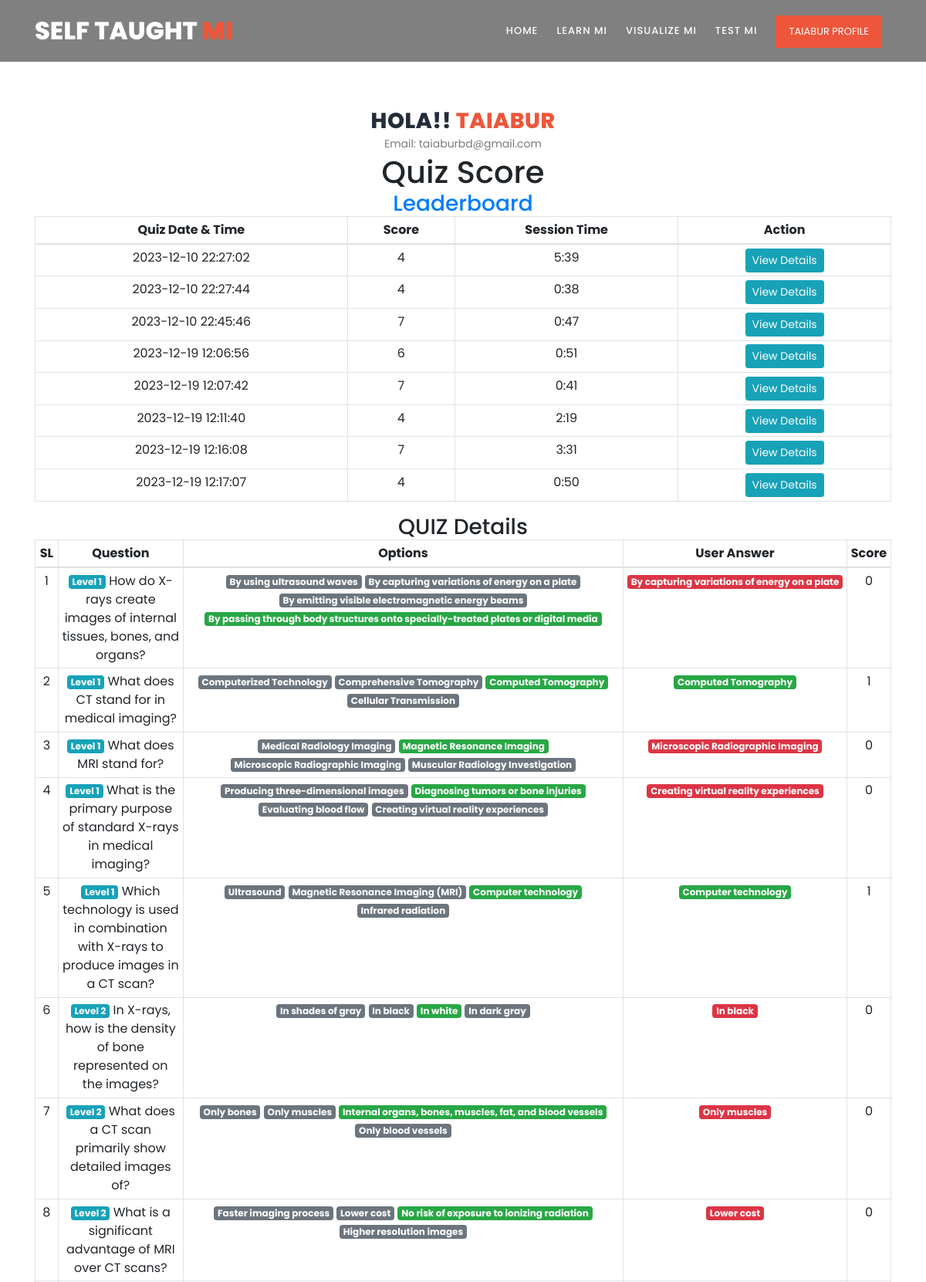
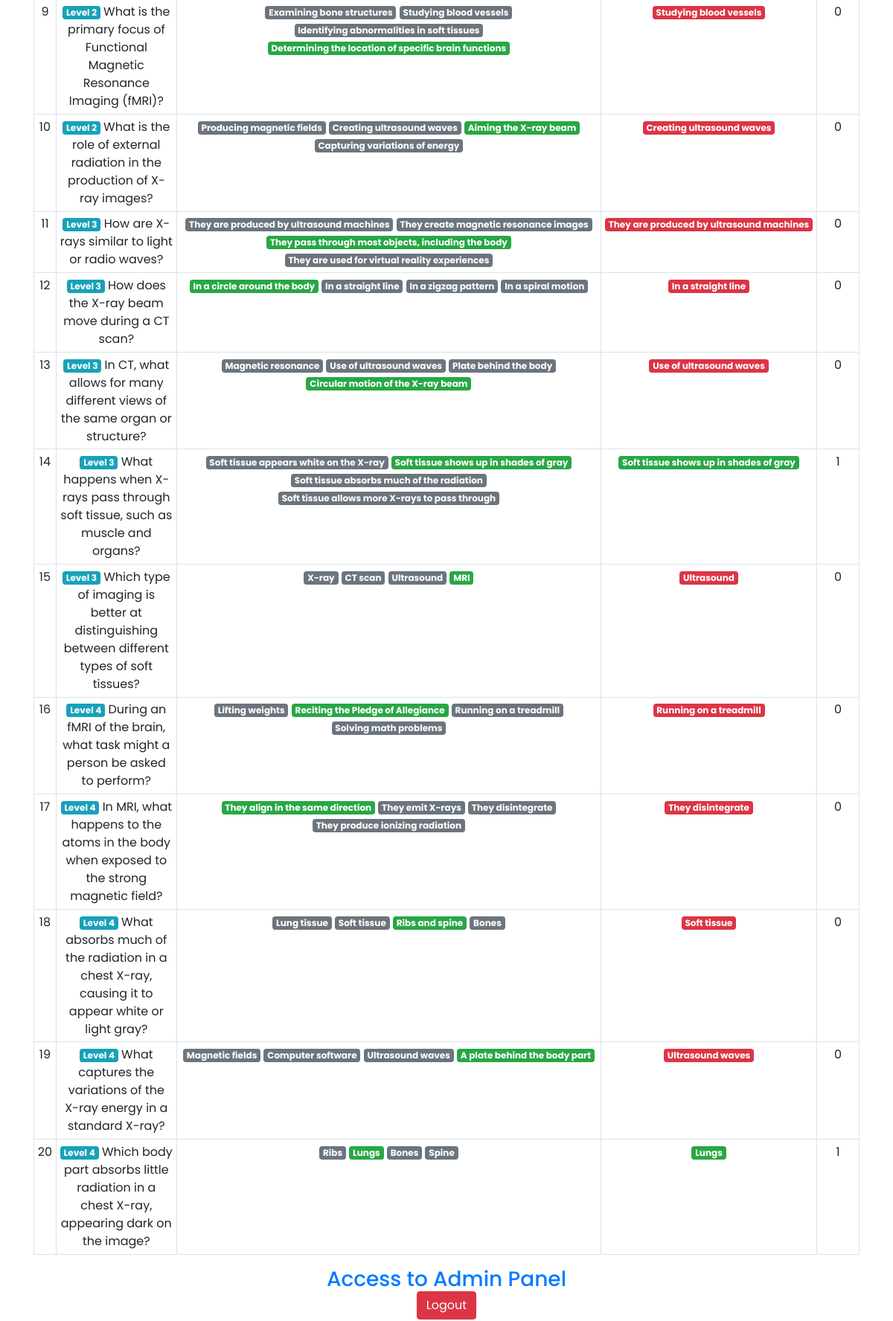
The page /profile?quiz_id=E54k3kWEMY_g7Zaq (signed in, upper part) on the database its author committed (2 pictures, top to bottom).
### tables this page shows
CREATE TABLE users (
    id INTEGER PRIMARY KEY,
    fullname TEXT NULL,
    username TEXT UNIQUE NOT NULL,
    password TEXT NOT NULL,
    isadmin INTEGER DEFAULT 0,
    created TIMESTAMP NOT NULL DEFAULT 
    CURRENT_TIMESTAMP
);

CREATE TABLE quiz_list (
    id INTEGER PRIMARY KEY,
    quiz_id VARCHAR(255),
    user_id INTEGER,
    total_mark INTEGER,
    category VARCHAR(255),
    created_date TIMESTAMP DEFAULT CURRENT_TIMESTAMP
);

CREATE TABLE user_answers (
    id INTEGER PRIMARY KEY,
    user_id INTEGER,
    question_id INTEGER,
    user_answer VARCHAR(255),
    quiz_id VARCHAR(255),
    mark_count INTEGER
);

CREATE TABLE questions (
    id INTEGER PRIMARY KEY,
    question TEXT NOT NULL,
    option1 VARCHAR(255) NULL,
    option2 VARCHAR(255) NULL,
    option3 VARCHAR(255) NULL,
    option4 VARCHAR(255) NULL,
    answer VARCHAR(255) NULL,
    level VARCHAR(255) NULL,
    category VARCHAR(255) NULL,
    created_by VARCHAR(255) NULL,
    created_at TIMESTAMP DEFAULT CURRENT_TIMESTAMP
, image_path VARCHAR(255));

### views.py (the view)
@app.route('/profile')
def profile():
    if 'user_id' in session:
        conn = get_db_connection()
        user_id=session['user_id']
        user = conn.execute("SELECT * FROM users WHERE id = ?", (user_id,)).fetchall()
        score_list=conn.execute('SELECT * FROM quiz_list WHERE user_id = ?', (user_id,))
        score_list = score_list.fetchall()
        quiz_id = request.args.get('quiz_id')
        quiz_cat = request.args.get('quiz_cat')
        quiz_details=''
        if quiz_id:
            quiz_details = conn.execute(
                'SELECT * FROM user_answers '
                'JOIN questions ON questions.id = user_answers.question_id '
                'WHERE quiz_id = ? AND user_id = ? '
                'ORDER BY questions.level',
                (quiz_id, session['user_id'])
            ).fetchall()
        conn.close()
        return render_template('profile.html',user=user,score_list=score_list,quiz_details=quiz_details,quiz_cat=quiz_cat)
    else:
        return redirect(url_for('login'))

### admin.py (called while the page is built)
@app.before_request
def check_admin_access():
    if request.endpoint and request.endpoint.startswith('admin'):
        if not is_admin():
            return redirect(url_for('hello'))

### views.py (called while the page is built)
def get_db_connection():
    conn = sqlite3.connect('database.db')
    conn.row_factory = sqlite3.Row
    return conn

### templates/profile.html
{% extends "base.html" %}
{% block content %}
<section class="section" id="features">
  <div class="container">
      <div class="row">
        <div class="col-lg-12">
          <div class="section-heading">
              <h2>Hola!! <em>{% print(session['user_fullname']) %}</em></h2>
              <p>Email: {% print(session['user_name']) %}</p>
              <h1>Quiz Score</h1>
              <h3><a href="{{url_for('leaderboard')}}">Leaderboard</a></h3>
    <table class="table table-stripe table-sm table-bordered">
        <thead>
            <tr>
                <th>Quiz Date & Time</th>
                <th>Score</th>
                <th>Session Time</th>
                <th>Action</th>
            </tr>
        </thead>
        <tbody>
            {% for row in score_list %}
                <tr>
                    <td>{{ row[5] }}</td>
                    <td>{{ row[3] }}</td>
                    <td>{{ row[4] }}</td>
                    <td><a href="{{url_for('profile',quiz_id=row[1])}}" class="btn btn-info btn-sm">View Details</a></td>
                </tr>
            {% endfor %}
        </tbody>
    </table>
    {% if quiz_details:%}
    <div class="trainer-item">
      <div class="">
    <h3>QUIZ Details</h3>
    <table class="table table-stripe table-sm table-sm table-bordered">
      <thead>
        <tr>
          <th>SL</th>
          <th>Question</th>
          <th>Options</th>
          <th>User Answer</th>
          <th>Score</th>
        </tr>
      </thead>
      <tbody>
        {% set options = ['option1', 'option2', 'option3', 'option4']        %}
        {% for qa in quiz_details %}
        <tr>
          <td>{{loop.index}}</td>
          <td> <span class="badge badge-info">{{qa.level}}</span>
          {{qa.question}}</td>
          <td>
            {% if qa.option1 == qa.answer %}
              <span class="badge badge-success"> {{qa.option1}}</span>
            {% else %}
              <span class="badge badge-secondary"> {{qa.option1}}</span>
            {% endif %}
            {% if qa.option2 == qa.answer %}
              <span class="badge badge-success"> {{qa.option2}}</span>
            {% else %}
              <span class="badge badge-secondary"> {{qa.option2}}</span>
            {% endif %}
            {% if qa.option3 == qa.answer %}
              <span class="badge badge-success"> {{qa.option3}}</span>
            {% else %}
              <span class="badge badge-secondary"> {{qa.option3}}</span>
            {% endif %}
            {% if qa.option4 == qa.answer %}
              <span class="badge badge-success"> {{qa.option4}}</span>
            {% else %}
              <span class="badge badge-secondary"> {{qa.option4}}</span>
            {% endif %}
          </td>
          <td>
            {% if qa.user_answer == qa.answer %}
              <span class="badge badge-success"> {{qa.user_answer}}</span><br/>
            {% else %}
              <span class="badge badge-danger"> {{qa.user_answer}}</span><br/>
            {% endif %}
          </td>
          <td>{{qa.mark_count}}</td>
        </tr>
        {% endfor %}
      </tbody>
    </table>
  </div>
</div>
    {% endif %}
              <h3>{% if session['user_type'] == 1 %}
                <a href="/admin">Access to Admin Panel</a>
                {% else %}
                    User
                {% endif %}
              </h3>
              <a href="/logout"><button class="btn btn-danger">
             Logout
            </button></a>
          </div>
      </div>
    </div>
</section>
{% endblock %}

### templates/base.html (shortened to what this page needs)
<!DOCTYPE html>
<html lang="en">
  <head>
    <link rel="stylesheet" type="text/css" href="{{ url_for('static',filename='assets/css/bootstrap.min.css') }}">
    <link rel="stylesheet" type="text/css" href="{{ url_for('static',filename='assets/css/font-awesome.css') }}">
    <link rel="stylesheet" href="{{ url_for('static',filename='assets/css/templatemo-training-studio.css') }}">
    </head>
    <body>
        <header class="header-area header-sticky" style="{% if request.path != '/' %}background:gray{% endif %}">
            <div class="container">
                <div class="row">
                    <div class="col-12">
                        <nav class="main-nav">
                            <a href="/" class="logo">Self Taught<em> Mi</em></a>
                            <ul class="nav">
                                <li class="scroll-to-section "><a href="/" class="{% if request.path == '/' %}active{% endif %}">Home</a></li>
                                <li class="scroll-to-section "><a href="/tutorial" class="{% if request.path == '/tutorial' %}active{% endif %}">Learn mi</a></li>
                                <li class="scroll-to-section "><a href="/visualize-mi" class="{% if request.path == '/visualize-mi' %}active{% endif %}">Visualize Mi</a></li>
                                <li class="scroll-to-section "><a href="/test_mi" class="{% if request.path == '/test_mi' %}active{% endif %}">Test mi</a></li>
                                {% if 'user_id' in session %}
                                    <li class="main-button ">
                                        <a href="/profile" >{{ session['user_fullname'] }} Profile</a>
                                    </li>
                                {% else %}
                                    <li class="main-button"><a href="/register#signup">Sign Up</a></li>
                                {% endif %}
                            </ul>
                        </nav>
                    </div>
                </div>
            </div>
        </header>
        {% block content %} {% endblock %}
  </body>
</html>

### static/assets/css/templatemo-training-studio.css (style rules this page uses)
html, body, div, span, applet, object, iframe, h1, h2, h3, h4, h5, h6, p, blockquote, div pre, a, abbr, acronym, address, big, cite, code, del, dfn, em, font, img, ins, kbd, q, s, samp, small, strike, strong, sub, sup, tt, var, b, u, i, center, dl, dt, dd, ol, ul, li, figure, header, nav, section, article, aside, footer, figcaption { margin: 0; padding: 0; border: 0; outline: 0; }
ul, li { padding: 0; margin: 0; list-style: none; }
header, nav, section, article, aside, footer, hgroup { display: block; }
* { box-sizing: border-box; }
html, body { font-family: 'Poppins', sans-serif; font-weight: 400; background-color: #fff; font-size: 16px; -ms-text-size-adjust: 100%; -webkit-font-smoothing: antialiased; -moz-osx-font-smoothing: grayscale; }
a { text-decoration: none !important; }
h1, h2, h3, h4, h5, h6 { margin-top: 0px; margin-bottom: 0px; }
ul { margin-bottom: 0px; }
p { font-size: 14px; line-height: 25px; color: #7a7a7a; }
html, body { background: #fff; font-family: 'Poppins', sans-serif; }
.section-heading { text-align: center; margin-top: 140px; margin-bottom: 80px; }
.section-heading h2 { font-size: 28px; font-weight: 800; color: #232d39; text-transform: uppercase; letter-spacing: 0.5px; margin-top: 0px; margin-bottom: 0px; }
.section-heading h2 em { font-style: normal; color: #ed563b; }
.main-button a { display: inline-block; font-size: 15px; padding: 12px 20px; background-color: #ed563b; color: #fff; text-align: center; font-weight: 400; text-transform: uppercase; transition: all .3s; }
.header-area { position: absolute; top: 0px; left: 0px; right: 0px; z-index: 100; height: 80px; background: rgba(250,250,250,0.1); -webkit-transition: all .5s ease 0s; -moz-transition: all .5s ease 0s; -o-transition: all .5s ease 0s; transition: all .5s ease 0s; }
.header-area .main-nav { min-height: 80px; background: transparent; }
.header-area .main-nav .logo { line-height: 80px; color: #fff; font-size: 32px; font-weight: 800; text-transform: uppercase; float: left; -webkit-transition: all 0.3s ease 0s; -moz-transition: all 0.3s ease 0s; -o-transition: all 0.3s ease 0s; transition: all 0.3s ease 0s; }
.header-area .main-nav .logo em { font-style: normal; color: #ed563b; font-weight: 900; }
.header-area .main-nav .nav { float: right; margin-top: 27px; margin-right: 0px; background-color: transparent; -webkit-transition: all 0.3s ease 0s; -moz-transition: all 0.3s ease 0s; -o-transition: all 0.3s ease 0s; transition: all 0.3s ease 0s; position: relative; z-index: 999; }
.header-area .main-nav .nav li { padding-left: 20px; padding-right: 20px; }
.header-area .main-nav .nav li a { display: block; font-weight: 500; font-size: 13px; color: #7a7a7a; text-transform: uppercase; -webkit-transition: all 0.3s ease 0s; -moz-transition: all 0.3s ease 0s; -o-transition: all 0.3s ease 0s; transition: all 0.3s ease 0s; height: 40px; line-height: 40px; border: transparent; letter-spacing: 1px; }
.header-area .main-nav .nav li a { color: #fff; }
.header-area .main-nav .nav li:last-child a { display: inline-block; font-size: 13px; padding: 11px 17px; background-color: #ed563b; color: #fff; text-align: center; font-weight: 400; letter-spacing: 0px; text-transform: uppercase; transition: all .3s; height: auto; line-height: 20px; }
.header-area.header-sticky { min-height: 80px; }
.header-area.header-sticky .nav { margin-top: 20px !important; }
@media (max-width: 1200px) { .header-area .main-nav .nav li { padding-left: 12px; padding-right: 12px; } }
@media (max-width: 1200px) { .header-area .main-nav:before { display: none; } }
@media (min-width: 767px) { .header-area .main-nav .nav { display: flex !important; } }
#features { margin-bottom: 80px; }

### rows shown on the page
users: user_fullname "TAIABUR", fullname "TAIABUR", username "taiaburbd@gmail.com"
quiz_list: created_date "2023-12-10 22:27:02", total_mark "4", category "5:39"
quiz_list: created_date "2023-12-10 22:27:44", total_mark "4", category "0:38"
quiz_list: created_date "2023-12-10 22:45:46", total_mark "7", category "0:47"
quiz_list: created_date "2023-12-19 12:06:56", total_mark "6", category "0:51"
quiz_list: created_date "2023-12-19 12:07:42", total_mark "7", category "0:41"
quiz_list: created_date "2023-12-19 12:11:40", total_mark "4", category "2:19"
quiz_list: created_date "2023-12-19 12:16:08", total_mark "7", category "3:31"
quiz_list: created_date "2023-12-19 12:17:07", total_mark "4", category "0:50"
user_answers: level "Level 1", question "How do X-rays create images of internal tissues, bones, and organs?", option1 "By using ultrasound waves", option2 "By capturing variations of energy on a plate", option3 "By emitting visible electromagnetic energy beams", option4 "By passing through body structures onto specially-treated plates or digital media", user_answer "By capturing variations of energy on a plate", mark_count "0"
user_answers: level "Level 1", question "What does CT stand for in medical imaging?", option1 "Computerized Technology", option2 "Comprehensive Tomography", option3 "Computed Tomography", option4 "Cellular Transmission", user_answer "Computed Tomography", mark_count "1"
user_answers: level "Level 1", question "What does MRI stand for?", option1 "Medical Radiology Imaging", option2 "Magnetic Resonance Imaging", option3 "Microscopic Radiographic Imaging", option4 "Muscular Radiology Investigation", user_answer "Microscopic Radiographic Imaging", mark_count "0"
user_answers: level "Level 1", question "What is the primary purpose of standard X-rays in medical imaging?", option1 "Producing three-dimensional images", option2 "Diagnosing tumors or bone injuries", option3 "Evaluating blood flow", option4 "Creating virtual reality experiences", user_answer "Creating virtual reality experiences", mark_count "0"
user_answers: level "Level 1", question "Which technology is used in combination with X-rays to produce images in a CT scan?", option1 "Ultrasound", option2 "Magnetic Resonance Imaging (MRI)", option3 "Computer technology", option4 "Infrared radiation", user_answer "Computer technology", mark_count "1"
user_answers: level "Level 2", question "In X-rays, how is the density of bone represented on the images?", option1 "In shades of gray", option2 "In black", option3 "In white", option4 "In dark gray", user_answer "In black", mark_count "0"
user_answers: level "Level 2", question "What does a CT scan primarily show detailed images of?", option1 "Only bones", option2 "Only muscles", option3 "Internal organs, bones, muscles, fat, and blood vessels", option4 "Only blood vessels", user_answer "Only muscles", mark_count "0"
user_answers: level "Level 2", question "What is a significant advantage of MRI over CT scans?", option1 "Faster imaging process", option2 "Lower cost", option3 "No risk of exposure to ionizing radiation", option4 "Higher resolution images", user_answer "Lower cost", mark_count "0"
user_answers: level "Level 2", question "What is the primary focus of Functional Magnetic Resonance Imaging (fMRI)?", option1 "Examining bone structures", option2 "Studying blood vessels", option3 "Identifying abnormalities in soft tissues", option4 "Determining the location of specific brain functions", user_answer "Studying blood vessels", mark_count "0"
user_answers: level "Level 2", question "What is the role of external radiation in the production of X-ray images?", option1 "Producing magnetic fields", option2 "Creating ultrasound waves", option3 "Aiming the X-ray beam", option4 "Capturing variations of energy", user_answer "Creating ultrasound waves", mark_count "0"
user_answers: level "Level 3", question "How are X-rays similar to light or radio waves?", option1 "They are produced by ultrasound machines", option2 "They create magnetic resonance images", option3 "They pass through most objects, including the body", option4 "They are used for virtual reality experiences", user_answer "They are produced by ultrasound machines", mark_count "0"
user_answers: level "Level 3", question "How does the X-ray beam move during a CT scan?", option1 "In a circle around the body", option2 "In a straight line", option3 "In a zigzag pattern", option4 "In a spiral motion", user_answer "In a straight line", mark_count "0"
user_answers: level "Level 3", question "In CT, what allows for many different views of the same organ or structure?", option1 "Magnetic resonance", option2 "Use of ultrasound waves", option3 "Plate behind the body", option4 "Circular motion of the X-ray beam", user_answer "Use of ultrasound waves", mark_count "0"
user_answers: level "Level 3", question "What happens when X-rays pass through soft tissue, such as muscle and organs?", option1 "Soft tissue appears white on the X-ray", option2 "Soft tissue shows up in shades of gray", option3 "Soft tissue absorbs much of the radiation", option4 "Soft tissue allows more X-rays to pass through", user_answer "Soft tissue shows up in shades of gray", mark_count "1"
user_answers: level "Level 3", question "Which type of imaging is better at distinguishing between different types of soft tissues?", option1 "X-ray", option2 "CT scan", option3 "Ultrasound", option4 "MRI", user_answer "Ultrasound", mark_count "0"
user_answers: level "Level 4", question "During an fMRI of the brain, what task might a person be asked to perform?", option1 "Lifting weights", option2 "Reciting the Pledge of Allegiance", option3 "Running on a treadmill", option4 "Solving math problems", user_answer "Running on a treadmill", mark_count "0"
user_answers: level "Level 4", question "In MRI, what happens to the atoms in the body when exposed to the strong magnetic field?", option1 "They align in the same direction", option2 "They emit X-rays", option3 "They disintegrate", option4 "They produce ionizing radiation", user_answer "They disintegrate", mark_count "0"
user_answers: level "Level 4", question "What absorbs much of the radiation in a chest X-ray, causing it to appear white or light gray?", option1 "Lung tissue", option2 "Soft tissue", option3 "Ribs and spine", option4 "Bones", user_answer "Soft tissue", mark_count "0"
user_answers: level "Level 4", question "What captures the variations of the X-ray energy in a standard X-ray?", option1 "Magnetic fields", option2 "Computer software", option3 "Ultrasound waves", option4 "A plate behind the body part", user_answer "Ultrasound waves", mark_count "0"
user_answers: level "Level 4", question "Which body part absorbs little radiation in a chest X-ray, appearing dark on the image?", option1 "Ribs", option2 "Lungs", option3 "Bones", option4 "Spine", user_answer "Lungs", mark_count "1"
